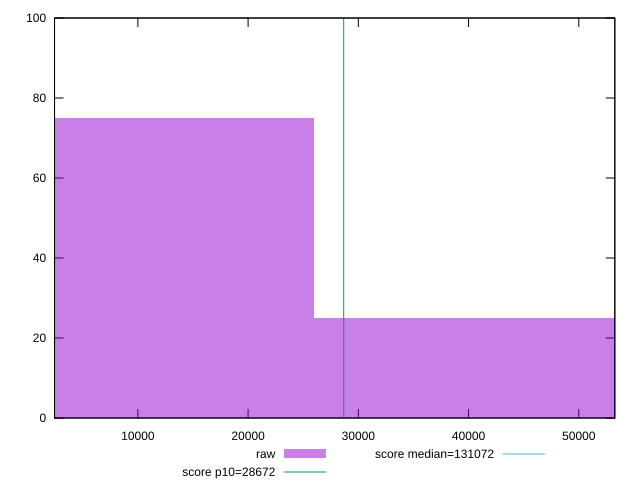

The gnuplot source for this figure:
reset

$raw <<EOF
0 75
52033.850429767575 25
EOF

set key outside below
set boxwidth 52033.850429767575
set xrange [2440:53269]
set yrange [0:100]
set trange [0:100]
set style fill transparent solid 0.5 noborder

set parametric
set terminal svg size 640, 490 enhanced background rgb 'white'
set output "report_00021_2021-02-20T09:16:39.615Z/uses-long-cache-ttl/samples/pages+cached+noadtech+nomedia+nocss/raw/histogram.svg"

plot $raw title "raw" with boxes, \
     28672,t title "score p10=28672", \
     131072,t title "score median=131072"

reset
